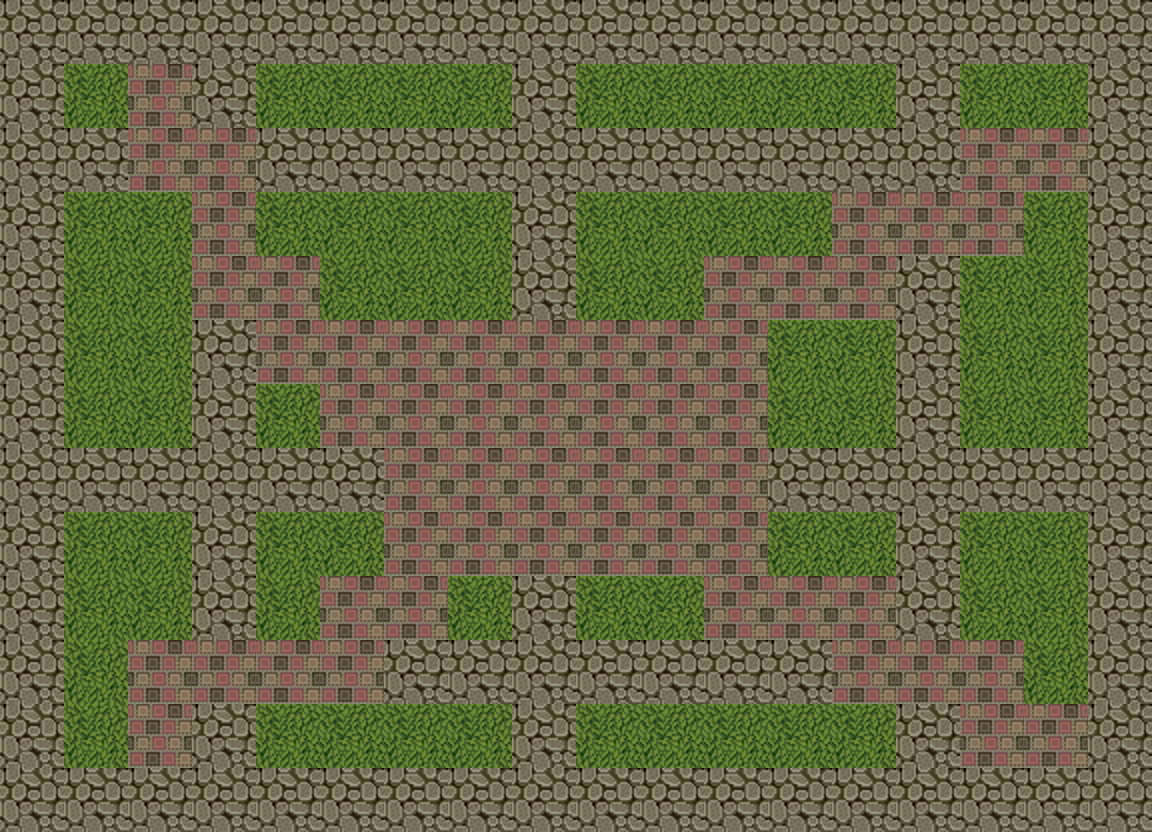

This game map was drawn from its Tiled (.tmx) file and the tilesets committed beside it. A one-line description and the trimmed map source follow:
An orthogonal 18x13 tile map with 64x64 px tiles, 1 tile layer (Layer 1), 2 hidden layers not drawn and 1 object (Path).

<map version="1.0" orientation="orthogonal" renderorder="right-down" width="18" height="13" tilewidth="64" tileheight="64" nextobjectid="5">
 <tileset firstgid="1" name="Tiles" tilewidth="64" tileheight="64" tilecount="8" columns="8">
  <image source="tiles.png" width="512" height="64" />
 </tileset>
 <objectgroup name="Path" visible="0">
  <object id="2" name="Path" x="2" y="35">
   <polyline points="0,0 96,0 96,63 129,63 129,191 319,191 319,94 447,94 447,255 224,255 224,349" />
  </object>
 </objectgroup>
 <layer name="Towers" width="18" height="13" visible="0">
  <data>[234 cells, 0 non-empty, 0 distinct tile ids]</data>
 </layer>
 <layer name="Waves" width="18" height="13" visible="0">
  <properties>
   <property name="Wave001" value="m1:5" />
   <property name="Wave002" value="m1:5,m2:5" />
   <property name="Wave003" value="m2:7,m3:5,m1:7" />
  </properties>
  <data>[234 cells, 0 non-empty, 0 distinct tile ids]</data>
 </layer>
 <layer name="Layer 1" width="18" height="13">
  <data>[234 cells, 234 non-empty, 3 distinct tile ids]</data>
 </layer>
</map>